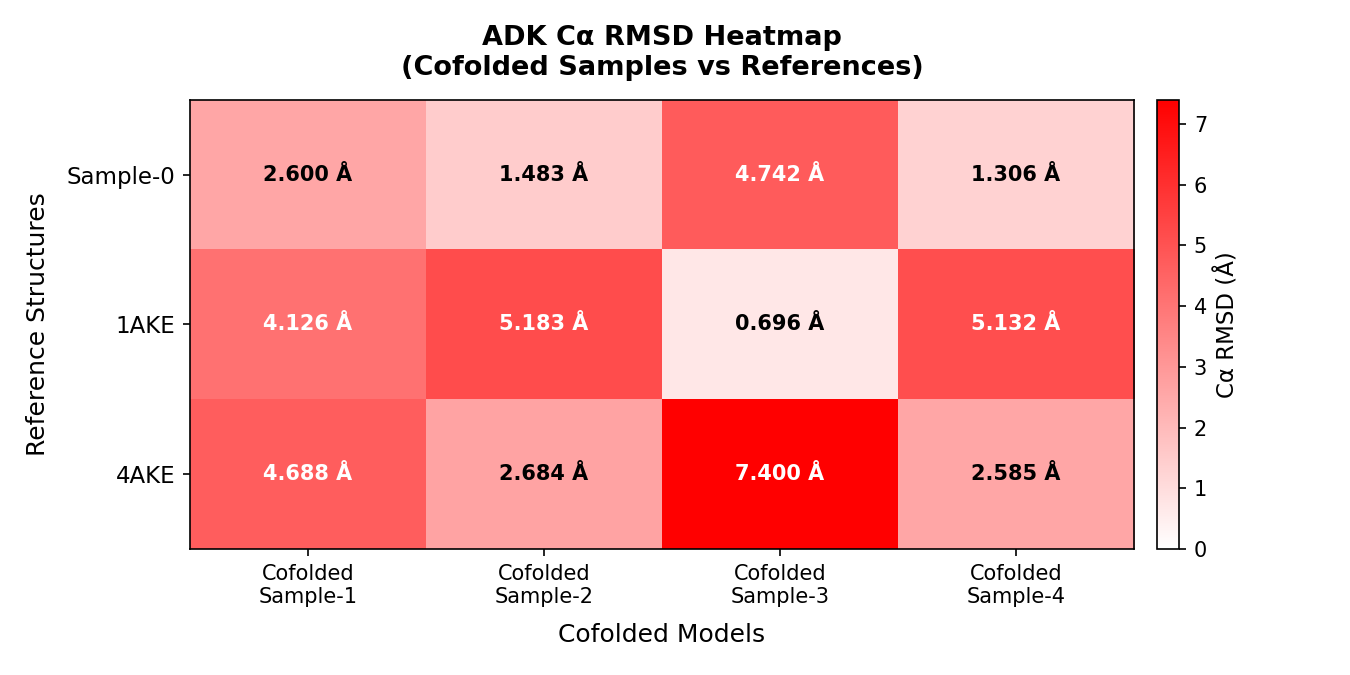

Reproduce this figure in Python.
import matplotlib.pyplot as plt
import matplotlib.colors as mcolors
import numpy as np
from Bio.PDB import MMCIFParser, Superimposer
import warnings
from Bio.PDB.PDBExceptions import PDBConstructionWarning
warnings.filterwarnings("ignore", category=PDBConstructionWarning)

# ── Paths ──────────────────────────────────────────────────────────────────────
BASE = "/mnt/gs21/scratch/renaldse/AlphaFold3/outputs/ADK_lig-4c021a9d_cofold_May20_2026_9.56AM/adk"
SEED = "seed-2063740159"
PDB_BASE = "/mnt/gs21/scratch/renaldse/AlphaFold3/outputs/PDB files"

# Columns – cofolded samples 1–4
COL_LABELS = ["Cofolded\nSample-1", "Cofolded\nSample-2",
               "Cofolded\nSample-3", "Cofolded\nSample-4"]
COL_PATHS  = [f"{BASE}/{SEED}_sample-{i}/model.cif" for i in range(1, 5)]

# Rows – sample-0, 1AKE, 4AKE
ROW_LABELS = ["Sample-0", "1AKE", "4AKE"]
ROW_PATHS  = [
    f"{BASE}/{SEED}_sample-0/model.cif",
    f"{PDB_BASE}/1AKE.cif",
    f"{PDB_BASE}/4AKE.cif",
]

# ── Helpers ────────────────────────────────────────────────────────────────────
def load_ca_atoms(path, chain_id="A"):
    parser = MMCIFParser(QUIET=True)
    structure = parser.get_structure("model", path)
    ca_atoms = []
    model = structure[0]
    if chain_id in model:
        chain = model[chain_id]
    else:
        chain = next(iter(model.get_chains()))
        print(f"  Chain '{chain_id}' not found in {path}; using '{chain.id}'")
    for residue in chain.get_residues():
        if "CA" in residue:
            ca_atoms.append(residue["CA"])
    return structure, ca_atoms


def compute_rmsd(ref_ca, mob_ca):
    n = min(len(ref_ca), len(mob_ca))
    if n == 0:
        return float("nan")
    sup = Superimposer()
    sup.set_atoms(ref_ca[:n], mob_ca[:n])
    return round(sup.rms, 3)


# ── Compute RMSD matrix ────────────────────────────────────────────────────────
print("Loading structures and computing RMSDs …\n")

row_cas = []
for label, path in zip(ROW_LABELS, ROW_PATHS):
    _, ca = load_ca_atoms(path)
    row_cas.append(ca)
    print(f"  {label}: {len(ca)} Cα atoms  ({path})")

col_cas = []
for label, path in zip(COL_LABELS, COL_PATHS):
    _, ca = load_ca_atoms(path)
    col_cas.append(ca)
    print(f"  {label.replace(chr(10),' ')}: {len(ca)} Cα atoms  ({path})")

print()
rmsd_matrix = np.zeros((len(ROW_LABELS), len(COL_LABELS)))

for r, (rlabel, rca) in enumerate(zip(ROW_LABELS, row_cas)):
    for c, (clabel, cca) in enumerate(zip(COL_LABELS, col_cas)):
        val = compute_rmsd(rca, cca)
        rmsd_matrix[r, c] = val
        print(f"  {rlabel} vs {clabel.replace(chr(10),' ')}: {val} Å")

print("\nRMSD matrix computed successfully.")

# ── Plot ───────────────────────────────────────────────────────────────────────
fig, ax = plt.subplots(figsize=(9, 4.5))

cmap = mcolors.LinearSegmentedColormap.from_list("white_red", ["white", "red"])
vmin, vmax = 0, max(rmsd_matrix.max(), 4.0)
im = ax.imshow(rmsd_matrix, cmap=cmap, vmin=vmin, vmax=vmax, aspect="auto")

cbar = fig.colorbar(im, ax=ax, pad=0.02)
cbar.set_label("Cα RMSD (Å)", fontsize=11)

ax.set_xticks(range(len(COL_LABELS)))
ax.set_xticklabels(COL_LABELS, fontsize=10)
ax.set_yticks(range(len(ROW_LABELS)))
ax.set_yticklabels(ROW_LABELS, fontsize=11)

ax.set_xlabel("Cofolded Models", fontsize=12, labelpad=8)
ax.set_ylabel("Reference Structures", fontsize=12, labelpad=8)
ax.set_title("ADK Cα RMSD Heatmap\n(Cofolded Samples vs References)",
             fontsize=13, fontweight="bold", pad=12)

for r in range(len(ROW_LABELS)):
    for c in range(len(COL_LABELS)):
        val = rmsd_matrix[r, c]
        norm_val = (val - vmin) / (vmax - vmin)
        text_color = "white" if norm_val > 0.5 else "black"
        ax.text(c, r, f"{val:.3f} Å", ha="center", va="center",
                fontsize=10, fontweight="bold", color=text_color)

plt.tight_layout()
out_path = "/mnt/gs21/scratch/renaldse/AlphaFold3/RMSD/rmsd_heatmap_adk_cofolded.png"
plt.savefig(out_path, dpi=150)
plt.close()
print(f"\nSaved heatmap → {out_path}")
